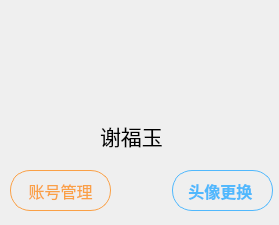
  <widget class="QWidget" name="widget" native="true">
   <property name="geometry">
    <rect>
     <x>134</x>
     <y>71</y>
     <width>279</width>
     <height>225</height>
    </rect>
   </property>
   <property name="styleSheet">
    <string notr="true">#widget
{
  background-color: qlineargradient(
        x1: 0, y1: 0,
        x2: 1, y2: 1,
        stop: 0 #faf7f5,
        stop: 1 #f9e6d5 
    );
}</string>
   </property>
   <widget class="QLabel" name="label_head2">
    <property name="geometry">
     <rect>
      <x>90</x>
      <y>10</y>
      <width>100</width>
      <height>100</height>
     </rect>
    </property>
    <property name="styleSheet">
     <string notr="true">#label_head2
{

}</string>
    </property>
    <property name="text">
     <string/>
    </property>
    <property name="pixmap">
     <pixmap resource="res.qrc">:/icons/defaultHead.png</pixmap>
    </property>
    <property name="scaledContents">
     <bool>true</bool>
    </property>
   </widget>
   <widget class="QLabel" name="label_3">
    <property name="geometry">
     <rect>
      <x>100</x>
      <y>120</y>
      <width>91</width>
      <height>31</height>
     </rect>
    </property>
    <property name="font">
     <font>
      <family>黑体</family>
      <pointsize>16</pointsize>
     </font>
    </property>
    <property name="text">
     <string>谢福玉</string>
    </property>
   </widget>
   <widget class="QPushButton" name="pushButton">
    <property name="geometry">
     <rect>
      <x>10</x>
      <y>170</y>
      <width>101</width>
      <height>41</height>
     </rect>
    </property>
    <property name="font">
     <font>
      <family>黑体</family>
      <pointsize>12</pointsize>
      <weight>50</weight>
      <bold>false</bold>
     </font>
    </property>
    <property name="styleSheet">
     <string notr="true">#pushButton
{
 border:none;
border:1px solid #faa046;
border-radius:20;
color:#faa046;
}

#pushButton:hover
{
background-color:#faa046;
color:#ffffff;
}
</string>
    </property>
    <property name="text">
     <string>账号管理</string>
    </property>
   </widget>
   <widget class="QPushButton" name="pushButton_2">
    <property name="geometry">
     <rect>
      <x>172</x>
      <y>170</y>
      <width>101</width>
      <height>41</height>
     </rect>
    </property>
    <property name="font">
     <font>
      <pointsize>12</pointsize>
      <weight>75</weight>
      <bold>true</bold>
     </font>
    </property>
    <property name="styleSheet">
     <string notr="true">#pushButton_2
{
border:none;
border:1px solid #50b8fd;
color:#50b8fd;
border-radius:20;
}

#pushButton_2:hover
{
background-color: #50b8fd;
color:#ffffff;
}</string>
    </property>
    <property name="text">
     <string>头像更换 </string>
    </property>
   </widget>
  </widget>
